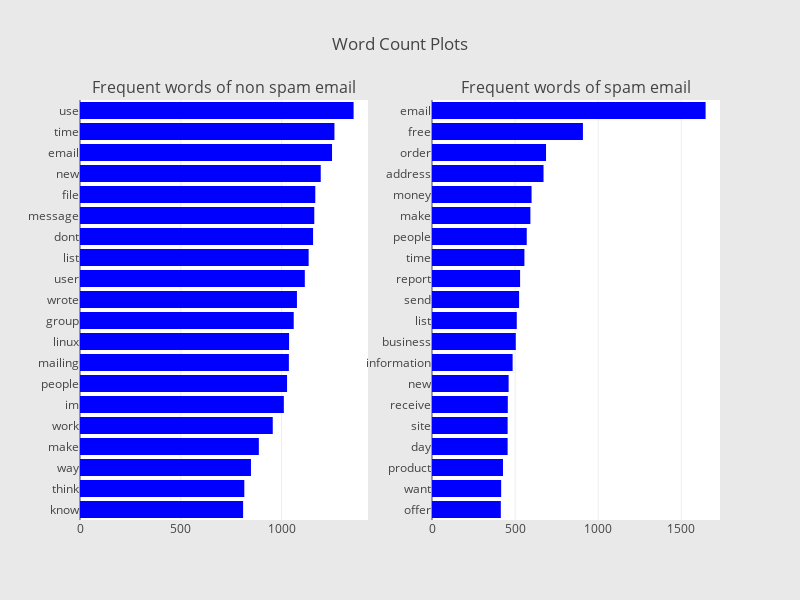

The code cell stored with this chart in its notebook:
### Code cell
visualize_in_bar_chart(1)

### Figure 1 — Plotly figure (JSON) as saved in the notebook; plotly's stock layout.template omitted (floating-point values rounded to 4 significant figures)
{"data": [{"marker": {"color": "blue"}, "orientation": "h", "showlegend": false, "type": "bar", "uid": "614daed5-a548-4c76-b693-22a4749964eb", "x": [809, 815, 848, 887, 956, 1011, 1027, 1036, 1037, 1060, 1076, 1115, 1134, 1156, 1162, 1167, 1194, 1250, 1262, 1357], "xaxis": "x", "y": ["know", "think", "way", "make", "work", "im", "people", "mailing", "linux", "group", "wrote", "user", "list", "dont", "message", "file", "new", "email", "time", "use"], "yaxis": "y"}, {"marker": {"color": "blue"}, "orientation": "h", "showlegend": false, "type": "bar", "uid": "4610cd74-68db-45fb-8f11-7a126baa7ac2", "x": [414, 416, 427, 455, 455, 456, 461, 485, 504, 510, 524, 530, 556, 570, 592, 599, 671, 686, 908, 1646], "xaxis": "x2", "y": ["offer", "want", "product", "day", "site", "receive", "new", "information", "business", "list", "send", "report", "time", "people", "make", "money", "address", "order", "free", "email"], "yaxis": "y2"}], "layout": {"annotations": [{"font": {"size": 16}, "showarrow": false, "text": "Frequent words of non spam email", "x": 0.225, "xanchor": "center", "xref": "paper", "y": 1, "yanchor": "bottom", "yref": "paper"}, {"font": {"size": 16}, "showarrow": false, "text": "Frequent words of spam email", "x": 0.775, "xanchor": "center", "xref": "paper", "y": 1, "yanchor": "bottom", "yref": "paper"}], "height": 600, "paper_bgcolor": "rgb(233,233,233)", "title": "Word Count Plots", "width": 800, "xaxis": {"anchor": "y", "domain": [0, 0.45]}, "xaxis2": {"anchor": "y2", "domain": [0.55, 1]}, "yaxis": {"anchor": "x", "domain": [0, 1]}, "yaxis2": {"anchor": "x2", "domain": [0, 1]}}}
